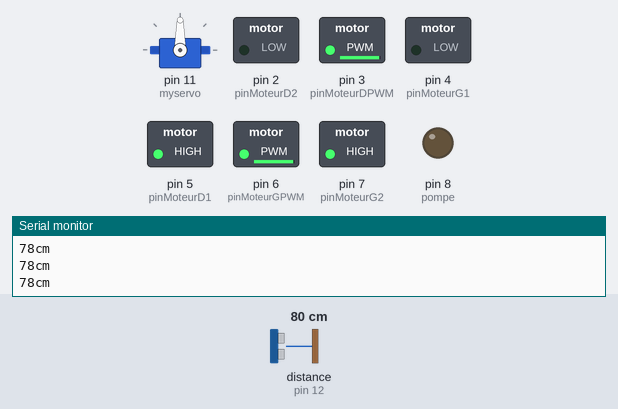
Bench run of a sketch on a simulated Arduino Nano, built with avr-gcc and run on an emulated ATmega328P. Parts: servo, switched loads named in the sketch (green lamp = pin HIGH), output pins drawn as LEDs (lit = HIGH), the last lines printed to the serial monitor. Wiring (inferred from the names in the program): ultrasonic range finder: trigger pin 13; echo pin 12. The test bench sets the inputs (shaded band); at power-on: distance to the obstacle (sensor on pin 12) 80 cm. The echo pulse lasts 58.3 µs per cm; no radio packets arrive unless stated; pins used as bus, display or sensor lines are not drawn.

Above: at 1.2 s.
1.3 s: distance to the obstacle (sensor on pin 12) set to 23 cm
4.3 s: distance to the obstacle (sensor on pin 12) set to 19 cm
At 8.8 s:
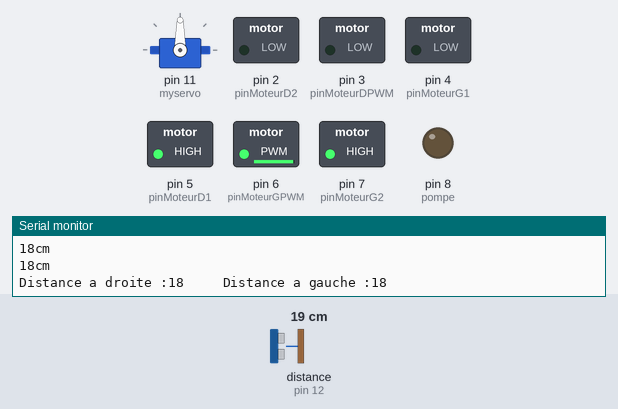
10.3 s: distance to the obstacle (sensor on pin 12) set to 35 cm
At 13.0 s:
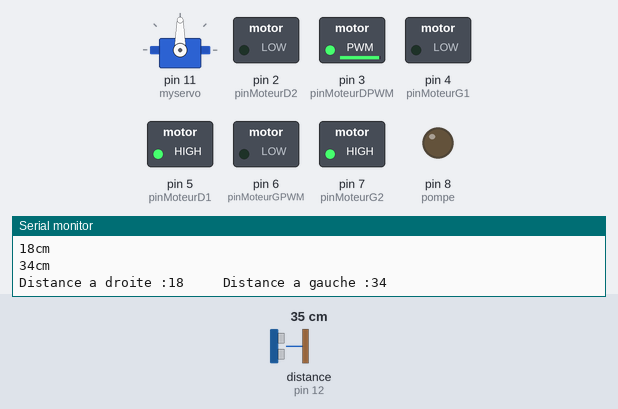
13.3 s: distance to the obstacle (sensor on pin 12) set to 18 cm
At 14.8 s:
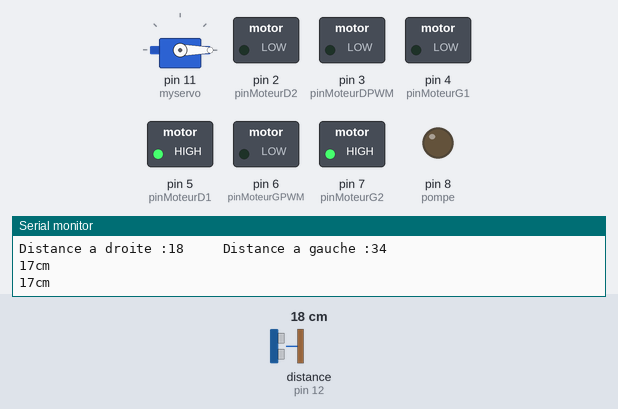
16.3 s: distance to the obstacle (sensor on pin 12) set to 60 cm
At 17.3 s:
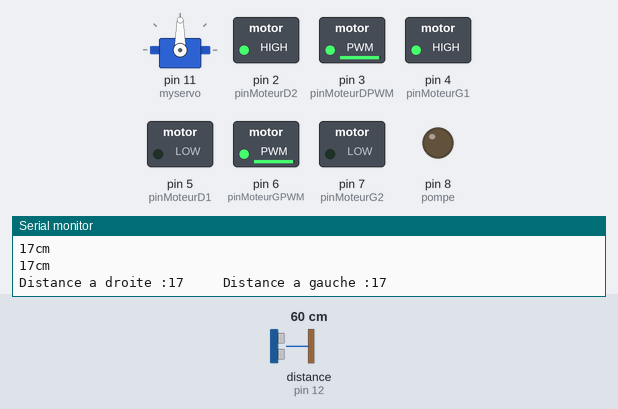
Timing chart, 0 to 20.3 s (numbered marks = the images above; inputs shaded):
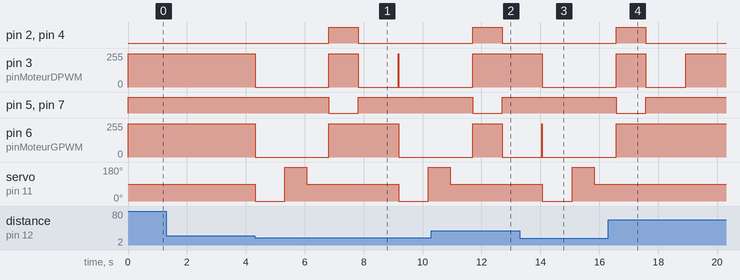

The sketch:

Wall_E_Automatique.ino
```cpp
#include <Servo.h>

Servo myservo;  // création de l'objet myservo

#include "nRF24L01.h" // NRF24L01 library created by TMRh20 https://github.com/TMRh20/RF24
#include "RF24.h"
#include "SPI.h"

#define LED_PIN 2

int mapX;
int ReceivedMessage[1] = {};
int mapY;
RF24 radio(9,10); // NRF24L01 SPI pins. Pin 9 and 10 on the Nano

const uint64_t pipe = 0xE6E6E6E6E6E6; // Needs to be the same for communicating between 2 NRF24L01
// Définition des numéros de port
const int trigPin = 13;  // Trigger (emission)
const int echoPin = 12;  // Echo    (réception)
int pinMoteurD1 = 5; //on initialise nos pins
int pinMoteurD2 = 2;
int pinMoteurDPWM = 3;
int pinMoteurG1 = 4;
int pinMoteurG2 = 7;
int pinMoteurGPWM =6;
int pompe=8;
int i;
long duree;   // durée de l'echo
int distance; // distance


void setup()
{
    radio.begin(); // Start the NRF24L01

  radio.openReadingPipe(1,pipe); // Get NRF24L01 ready to receive

  radio.startListening(); // Listen to see if information received
  myservo.attach(11);
  pinMode(pinMoteurD1,OUTPUT);
  pinMode(pinMoteurD2,OUTPUT);
  pinMode(pinMoteurDPWM,OUTPUT);
  pinMode(pompe, OUTPUT);
  pinMode(pinMoteurG1,OUTPUT);
  pinMode(pinMoteurG2,OUTPUT);
  pinMode(pinMoteurGPWM,OUTPUT);
    digitalWrite(pinMoteurG1,LOW);
  digitalWrite(pinMoteurG2,HIGH);
    digitalWrite(pinMoteurD1,HIGH);
  digitalWrite(pinMoteurD2,LOW);
  pinMode(trigPin, OUTPUT); // Configuration du port du Trigger comme une SORTIE
pinMode(echoPin, INPUT);  // Configuration du port de l'Echo  comme une ENTREE
Serial.begin(9600); // Démarrage de la communication série
myservo.write(90);


}
void marche_arriere()
{
      digitalWrite(pinMoteurG1,HIGH);
  digitalWrite(pinMoteurG2,LOW);
    digitalWrite(pinMoteurD1,LOW);
  digitalWrite(pinMoteurD2,HIGH);
}
void marche_avant()
{
        digitalWrite(pinMoteurG1,LOW);
  digitalWrite(pinMoteurG2,HIGH);
    digitalWrite(pinMoteurD1,HIGH);
  digitalWrite(pinMoteurD2,LOW);
}
void marche_mot()
{
  analogWrite(pinMoteurGPWM, 200); //Moteur1
  analogWrite(pinMoteurDPWM, 200); //Moteur1

}
void calcul_mesures() {

  // Émission d'un signal de durée 10 microsecondes
  digitalWrite(trigPin, LOW);
  delayMicroseconds(5);
  digitalWrite(trigPin, HIGH);
  delayMicroseconds(10);
  digitalWrite(trigPin, LOW);

  // Écoute de l'écho
  duree = pulseIn(echoPin, HIGH);

  // Calcul de la distance
  distance = duree*0.034/2;


 Serial.print(distance);
 Serial.println("cm");
}


void reception_radio()
{
        int angleV = 0;
      radio.read(&angleV, sizeof(angleV));
      int y=angleV;
      Serial.print("Valeur de Y:   ");
      Serial.print(y);
      Serial.print("   ");
      delay(100);

      radio.read(&angleV, sizeof(angleV));
      int x=angleV;
      Serial.print(" Valeur de X ");
      Serial.println(x);
      delay(10);
}
void marche_servo()
{
  myservo.write(0);
  delay(2000);
    myservo.write(90);
  delay(2000);
  myservo.write(180);
  delay(2000);

  delay(2000);
}
void loop(){
    int x,y;
      analogWrite(pinMoteurGPWM, 0); //Moteur1
  analogWrite(pinMoteurDPWM, 0); //Moteur1

  calcul_mesures();
    marche_avant();;
    analogWrite(pinMoteurGPWM, 250); //Moteur1
    analogWrite(pinMoteurDPWM, 250); //Moteur1
    delay(10);
    calcul_mesures();

    delay(10);


  if (distance<20 && distance >10)
  {
    analogWrite(pinMoteurGPWM, 0); //Moteur1
    analogWrite(pinMoteurDPWM, 0); //Moteur1
    myservo.write(0);
    delay(1000);
    calcul_mesures();
    int distance_droite=distance;
    myservo.write(180);
    delay(750);
    calcul_mesures();
    int distance_gauche=distance;
    myservo.write(90);
    Serial.print("Distance a droite :");
    Serial.print(distance_droite);
    Serial.print("     Distance a gauche :");
    Serial.println(distance_gauche);
    delay(750);

    if (distance_droite>distance_gauche)
    {
    marche_arriere();
    analogWrite(pinMoteurGPWM, 250); //Moteur1
    analogWrite(pinMoteurDPWM, 250); //Moteur1
    delay(1000);
    marche_avant();
    analogWrite(pinMoteurGPWM, 250); //Moteur1
    analogWrite(pinMoteurDPWM, 0); //Moteur1
    delay(1250);//les distances sont a revoir
    }
    if (distance_gauche>distance_droite)
    {
      marche_arriere();
      analogWrite(pinMoteurGPWM, 250); //Moteur1
      analogWrite(pinMoteurDPWM, 250); //Moteur1
      delay(1000);
      marche_avant();
      analogWrite(pinMoteurGPWM, 0); //Moteur1
      analogWrite(pinMoteurDPWM, 250); //Moteur1
      delay(1250);//les distances sont a revoir
    }
    if (distance_gauche==distance_droite)
    {

    marche_arriere();
    analogWrite(pinMoteurGPWM, 250); //Moteur1
    analogWrite(pinMoteurDPWM, 250); //Moteur1
    delay(1000);
    marche_avant();
    analogWrite(pinMoteurGPWM, 250); //Moteur1
    analogWrite(pinMoteurDPWM, 0); //Moteur1
    delay(1250);//les distances sont a revoir
    }
  }

delay(100);
}
```

Measured:
- the behaviour switches between 21 and 20 cm on distance to the obstacle (sensor on pin 12) (found by bisection; images 0 and 1)
- after the input at 4.3 s, pin 2 (pinMoteurD2): LOW → HIGH after 2.5 s, → LOW 1.0 s later; pin 3 (pinMoteurDPWM): 250/255 → 0/255 at once, → 250/255 2.5 s later, → 0/255 1.0 s later
- after the input at 10.3 s, pin 3 (pinMoteurDPWM): goes on until 11.7 s, then stays 250/255
- after the input at 13.3 s, pin 3 (pinMoteurDPWM): 250/255 → 0/255 after 0.77 s; servo on pin 11 (myservo): 90° → 0° after 0.77 s, → 180° 1.0 s later, → 90° 0.75 s later
- after the input at 16.3 s, pin 3 (pinMoteurDPWM): goes on until 18.9 s, then stays 250/255; pin 6 (pinMoteurGPWM): goes on until 16.6 s, then stays 250/255; servo on pin 11 (myservo): stays 90° (without the input it goes to 0° after 2.6 s)
